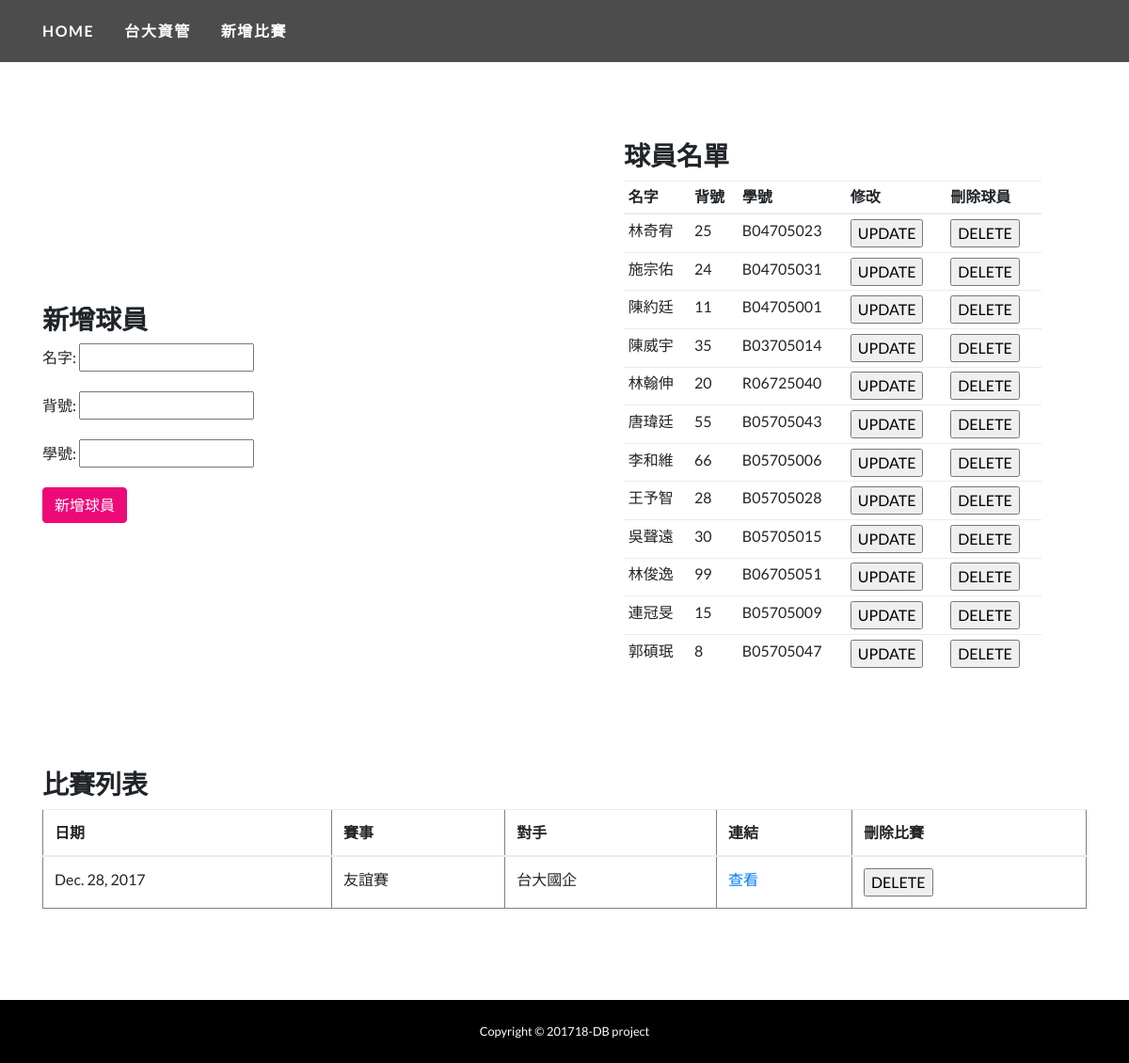
The app's page /record/2/ (signed in), older data.
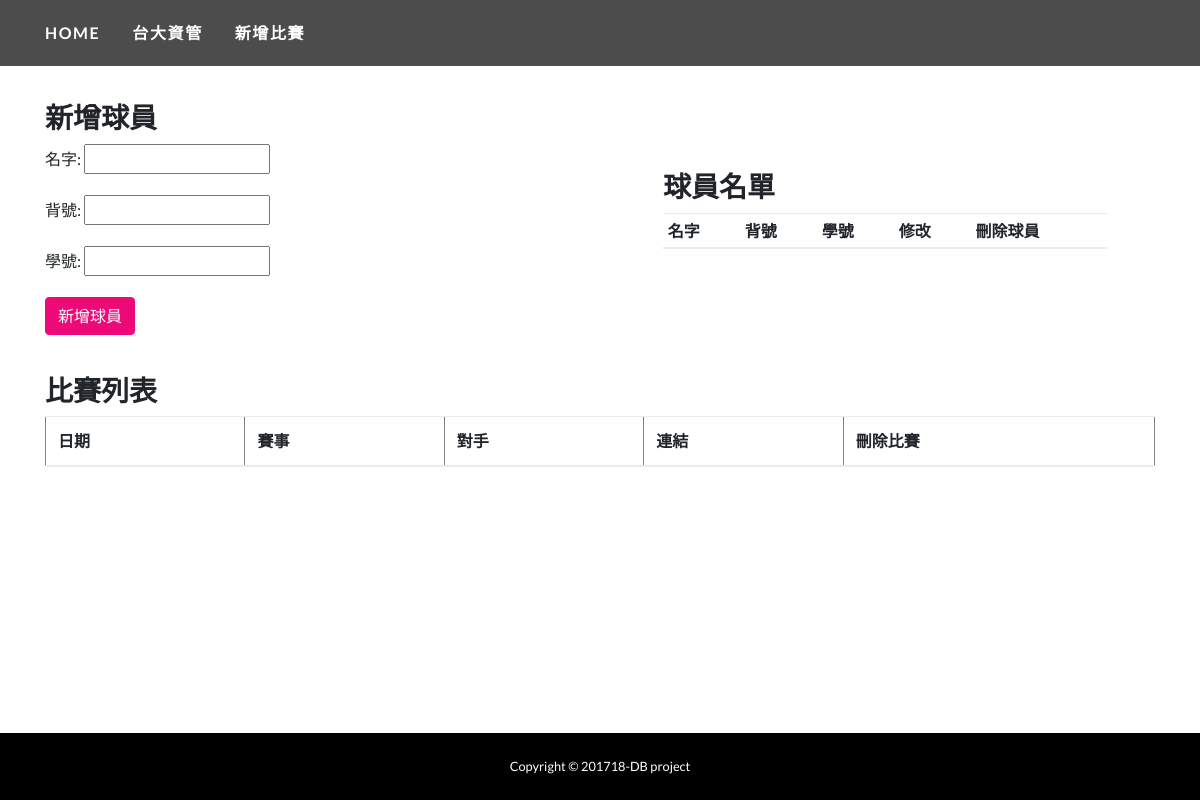
The same page, newer data.
### basketR/models.py (models this page shows, shortened)
class Player(models.Model):
	pID 	= models.AutoField(primary_key=True)
	team    = models.ForeignKey(
		Team,
		models.SET_NULL,
		blank=False,
		null=True,
	)
	pNum	= models.IntegerField(blank=False) #背號
	pName 	= models.CharField(max_length=50)
	stuID	= models.CharField(max_length=15)

class Contest(models.Model):
	cID		= models.AutoField(primary_key=True)
	team    = models.ForeignKey(
		Team,
		models.SET_NULL,
		blank=False,
		null=True,
	)
	cName	= models.CharField(max_length=15) #ex:大資盃、台大盃
	date	= models.DateField()
	oppo	= models.CharField(max_length=20) #ex:台大電機

### basketR/views.py (the view, shortened to what this page needs)
# urls.py: url(r'^record/(?P<tID>\d+)/$', views.detail, name='teamDetail'),
def detail(request, tID):
	if not request.user.is_authenticated:
		messages.info(request, 'Please log in first!')
		return HttpResponseRedirect('/team')
	if not request.user.is_superuser:
		if not request.user.get_short_name()==tID:
			messages.info(request, 'Not able to see!')
			return HttpResponseRedirect('/team')
	team = Team.objects.get(tID=tID)
	player = Player.objects.filter(team=team)
	contest = Contest.objects.filter(team=team)
	if 'delGame' in request.POST:
		cID = request.POST['gID']
		if cID:
			GameRecord.objects.filter(contest_id=cID).delete()
			Contest.objects.filter(cID=cID).delete()
		return HttpResponseRedirect(request.META.get('HTTP_REFERER'))
	f = PlayerForm()
	context = {'team':team, 'player':player, 'contest':contest, 'PlayerForm':f}
	return render(request, 'detail.html', context)

### basketR/form.py
class PlayerForm(forms.Form):
    pName = forms.CharField(max_length=20, required=True, label="名字")
    pNum  = forms.IntegerField(required=True, label="背號")
    stuID = forms.CharField(max_length=20, required=True, label="學號")

### basketR/templates/detail.html (shortened to what the changed rows need)
{% load staticfiles %}
<!DOCTYPE html>
<html lang="en">
  <head>
    <link href="{% static "vendor/bootstrap/css/bootstrap.min.css"%}" rel="stylesheet">
    <link href="{% static "css/one-page-wonder.min.css"%}" rel="stylesheet">
  </head>
  <body>
    <section>
      <div class="container" style="margin-top:30px">
        <div class="row align-items-center">
          <div class="col-lg-6 order-lg-2">
            <div class="p-5">
                <div class="panel panel-default">
                    <div class="div-inline">
                        <table class="table table-sm">
                            <thead>
                                <tr>
                                    <th>名字</th>
                                    <th>背號</th>
                                    <th>學號</th>
                                    <th>修改</th>
                                    <th>刪除球員</th>
                                </tr>
                            </thead>
                            <tbody>
                            {% for people in player %}
                                <tr>
                                    <td id="{{people.pID}}_pName" contenteditable="true">{{people.pName}}</td>
                                    <td id="{{people.pID}}_pNum" contenteditable="true">{{people.pNum}}</td>
                                    <td id="{{people.pID}}_stuID" contenteditable="true">{{people.stuID}}</td>
                                    <td>
                                        <form method="post" action="" onsubmit="return getContent({{people.pID}})">
                                            <div>
                                                <input type="submit" value="UPDATE">
                                            </div>
                                        </form>
                                    </td>
                                    <td>
                                        <form method="post" action="">
                                            <div>
                                                <input type="submit" value="DELETE">
                                            </div>
                                        </form>
                                    </td>
                                </tr>
                            {% endfor %}
                            </tbody>
                        </table>
                    </div>
                </div>
            </div>
          </div>
        </div>
      </div>
    </section>
    <section>
      <div class="container" style="margin-top:40px; margin-bottom: 100px">
        <div class="row">
            <div class="col">
                <div class="panel panel-default">
                    <div class="div-inline">
                        <table border='1'; width='350'; class="table">
                            <thead>
                                <tr>
                                    <th>日期</th>
                                    <th>賽事</th>
                                    <th>對手</th>
                                    <th>連結</th>
                                    <th>刪除比賽</th>
                                </tr>
                            </thead>
                            <tbody>
                            {% for game in contest %}
                                <tr>
                                    <td>{{game.date}}</td>
                                    <td>{{game.cName}}</td>
                                    <td>{{game.oppo}}</td>
                                    <td><a href="{%url 'teamRecord' tID=team.tID cID=game.cID %}">查看</a></td>
                                    <td>
                                        <form method="post" action="">
                                            <div>
                                                <input type="submit" value="DELETE">
                                            </div>
                                        </form>
                                    </td>
                                </tr>
                            {% endfor %}
                            </tbody>
                        </table>
                    </div>
                </div>
            </div>
        </div>
      </div>
    </section>
    <br><br>
  </body>
</html>

Row changes from the older to the newer data that the page shows:
removed Player: pName "林奇宥", pNum "25", stuID "B04705023"
removed Player: pName "施宗佑", pNum "24", stuID "B04705031"
removed Player: pName "陳約廷", pNum "11", stuID "B04705001"
removed Player: pName "陳威宇", pNum "35", stuID "B03705014"
removed Player: pName "林翰伸", pNum "20", stuID "R06725040"
removed Player: pName "唐瑋廷", pNum "55", stuID "B05705043"
removed Player: pName "李和維", pNum "66", stuID "B05705006"
removed Player: pName "王予智", pNum "28", stuID "B05705028"
removed Player: pName "吳聲遠", pNum "30", stuID "B05705015"
removed Player: pName "林俊逸", pNum "99", stuID "B06705051"
removed Player: pName "連冠旻", pNum "15", stuID "B05705009"
removed Player: pName "郭碩珉", pNum "8", stuID "B05705047"
removed Contest: date "Dec. 28, 2017", cName "友誼賽", oppo "台大國企"
